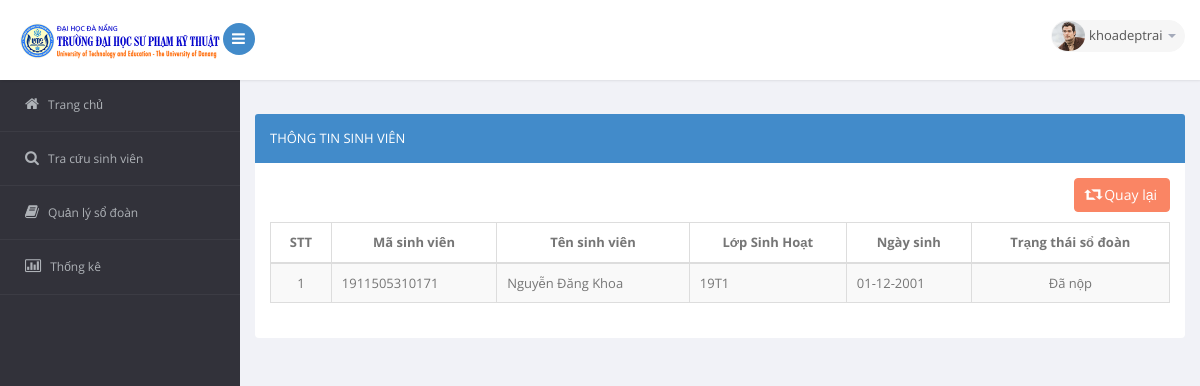
The page /tracuusinhvien/index.php?action=view_sv&findid=2 (signed in) on the database its author committed.
### tables this page shows
CREATE TABLE `sinhvien` (
  `idsv` int(11) NOT NULL,
  `masv` varchar(20) NOT NULL,
  `tensv` varchar(200) NOT NULL,
  `lopSH` varchar(10) NOT NULL,
  `ngaysinh` date NOT NULL
);

### model/SinhVien.php (called while the page is built, shortened)
<?php
function get_sinhvienByID($findid) {
    global $db;
    $query = 'SELECT * FROM sinhvien WHERE idsv = :id';
     $statement = $db->prepare($query);
        $statement->bindValue(':id', $findid);
        $statement->execute();
        $result = $statement->fetch();
        return $result;
}
?>

### model/sodoan.php (called while the page is built, shortened)
<?php
function result_sodoanById($findid) {
    global $db;
    $query = 'SELECT * FROM sodoan
              WHERE masv = :findid';
    $statement = $db->prepare($query);
    $statement->bindValue(':findid', $findid);
    $statement->execute();
    $sd = $statement->fetch();
    if($sd != null)
        return "Đã nộp";
    else
        return "Chưa nộp";
}
?>

### tracuusinhvien/view.php (the view)
<section id="main-content">
    <section class="wrapper">
        <div class="row">
            <div class="col-sm-12">
                <section class="panel panel-primary">
                    <header class="panel-heading">
                        Thông tin sinh viên
                    </header>
                    <div class="panel-body">
                        <div class="btn-group" style="margin-bottom: 10px;float: right">
                            <button onclick="javascript:history.go(-1)" class="btn btn-danger">
                                <i class="glyphicon glyphicon-retweet"></i>
                                <span>Quay lại</span>
                            </button>
                        </div>
                        <section id="unseen">
                            <table class="table table-bordered table-striped table-condensed">
                                <thead>
                                    <tr>
                                        <th>STT</th>
                                        <th>Mã sinh viên</th>
                                        <th>Tên sinh viên</th>
                                        <th>Lớp Sinh Hoạt</th>
                                        <th>Ngày sinh</th>
                                        <th>Trạng thái sổ đoàn</th>
                                    </tr>
                                </thead>
                                <tbody>
                                    <tr>
                                        <td>1</td>
                                        <td><?php echo $sv['masv']; ?></td>
                                        <td><?php echo $sv['tensv']; ?></td>
                                        <td><?php echo $sv['lopSH']; ?></td>
                                        <td><?php echo date('d-m-Y',strtotime($sv['ngaysinh'])); ?></td>
                                        <td style="text-align: center"><?php echo result_sodoanById($sv['masv']); ?></td>
                                    </tr>
                                </tbody>
                            </table>
                        </section>
                    </div>
                </section>
            </div>
        </div>
    </section>

### rows shown on the page
sinhvien: masv "1911505310171", tensv "Nguyễn Đăng Khoa", lopSH "19T1", ngaysinh "01-12-2001"

### other values the page prints
$_SESSION['username'] "khoadeptrai"
result_sodoanById($sv['masv']) "Đã nộp"
